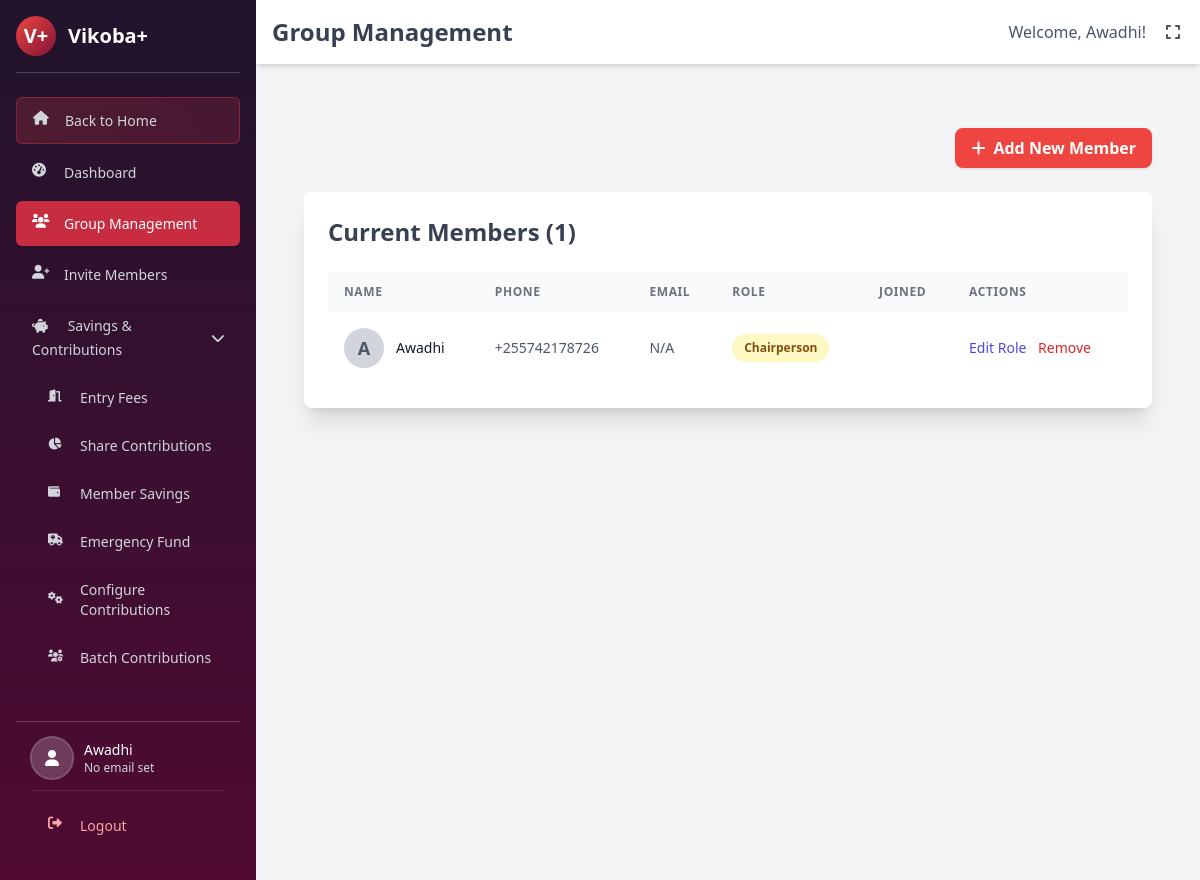
Screenshot of /dashboard/kikoba-admin/group-management/ (signed in) with the database file from the repository.
### registration/models.py (models this page shows, shortened)
class User(AbstractBaseUser, PermissionsMixin):
    ROLE_CHOICES = (
        ('admin', 'Admin'),
        ('member', 'Member'),
        ('kikoba_admin', 'Kikoba Admin'),
        ('accountant', 'Accountant'),
    )
    phone_number = models.CharField(max_length=15, unique=True) # This is the USERNAME_FIELD
    name = models.CharField(max_length=255)
    email = models.EmailField(max_length=255, blank=True, null=True)
    role = models.CharField(max_length=15, choices=ROLE_CHOICES, default='member')
    nida_number = models.CharField(max_length=30, blank=True, null=True, unique=True, help_text="National ID number, if available.")
    phone_number_verified = models.BooleanField(default=False)
    profile_photo = models.ImageField(upload_to='profile_photos/', blank=True, null=True)
    verification_method = models.CharField(max_length=50, blank=True, null=True, help_text="e.g., NIDA, PHONE_PHOTO_MEMBER_VERIFIED")
    verification_status = models.CharField(max_length=20, default='pending', help_text="e.g., pending, verified, rejected")
    date_joined = models.DateTimeField(default=timezone.now)
    is_active = models.BooleanField(default=True)
    is_staff = models.BooleanField(default=False)
    objects = UserManager()
    USERNAME_FIELD = 'phone_number'
    REQUIRED_FIELDS = ['name'] # For createsuperuser: name is required in addition to phone_number

### groups/models.py (models this page shows, shortened)
class KikobaMembership(models.Model): # Renamed from GroupMembership
    ROLE_CHOICES = (
        ('member', 'Member'),
        ('chairperson', 'Chairperson'),
        ('treasurer', 'Treasurer'),
        ('secretary', 'Secretary'),
        ('kikoba_admin', 'Kikoba Admin'),
        ('accountant', 'Accountant'),  # For managing loans and financial reports
    )
    kikoba = models.ForeignKey(Kikoba, on_delete=models.CASCADE, related_name='kikoba_memberships')
    user = models.ForeignKey(settings.AUTH_USER_MODEL, on_delete=models.CASCADE, related_name='user_kikoba_memberships')
    role = models.CharField(max_length=15, choices=ROLE_CHOICES, default='member')
    joined_at = models.DateTimeField(default=timezone.now)
    is_active = models.BooleanField(default=True)
    class Meta:
        unique_together = ('kikoba', 'user')

### dashboard/views.py (the view)
# urls.py: path('kikoba-admin/group-management/', views.group_management_view, name='group_management'),
@login_required
def group_management_view(request):
    admin_membership = KikobaMembership.objects.filter(user=request.user, role__in=['kikoba_admin', 'chairperson', 'treasurer'], is_active=True).select_related('kikoba').first()
    if not admin_membership:
        messages.error(request, "You do not have administrative access to manage groups.")
        return redirect('dashboard:home')
    current_kikoba = admin_membership.kikoba
    members = KikobaMembership.objects.filter(kikoba=current_kikoba, is_active=True).select_related('user')
    context = {
        'page_title': 'Group Management',
        'current_kikoba': current_kikoba,
        'members': members,
    }
    return render(request, 'dashboard/group_management.html', context)

### dashboard/templates/dashboard/group_management.html (shortened to what this page needs)
{% extends "dashboard/base_dashboard_new.html" %}
{% load static %}
{% block page_title %}{{ page_title|default:"Group Management" }}{% endblock %}
{% block dashboard_content %}
<div class="container mx-auto px-4 py-8">
    <div class="mb-6 flex justify-end">
        <button id="open-add-member-modal-button" class="bg-bright-red hover:bg-ruby-red text-white font-bold py-2 px-4 rounded-lg shadow hover:shadow-md transition-all duration-150">
            <i class="fas fa-plus mr-2"></i>Add New Member
        </button>
    </div>
    <div class="bg-white shadow-xl rounded-lg p-6">
        <div class="flex justify-between items-center mb-6">
            <h2 class="text-2xl font-semibold text-gray-700">Current Members ({{ members|length }})</h2>
        </div>
        <div class="overflow-x-auto">
            <table class="min-w-full bg-white">
                <thead class="bg-gray-50">
                    <tr>
                        <th class="py-3 px-4 text-left text-xs font-semibold text-gray-500 uppercase tracking-wider">Name</th>
                        <th class="py-3 px-4 text-left text-xs font-semibold text-gray-500 uppercase tracking-wider">Phone</th>
                        <th class="py-3 px-4 text-left text-xs font-semibold text-gray-500 uppercase tracking-wider">Email</th>
                        <th class="py-3 px-4 text-left text-xs font-semibold text-gray-500 uppercase tracking-wider">Role</th>
                        <th class="py-3 px-4 text-left text-xs font-semibold text-gray-500 uppercase tracking-wider">Joined</th>
                        <th class="py-3 px-4 text-left text-xs font-semibold text-gray-500 uppercase tracking-wider">Actions</th>
                    </tr>
                </thead>
                <tbody class="divide-y divide-gray-200">
                    {% for membership in members %}
                    <tr>
                        <td class="py-4 px-4 whitespace-nowrap">
                            <div class="flex items-center">
                                {% if membership.user.profile_photo %}
                                    <img class="h-10 w-10 rounded-full mr-3 object-cover" src="{{ membership.user.profile_photo.url }}" alt="{{ membership.user.name }}">
                                {% else %}
                                    <span class="h-10 w-10 rounded-full bg-gray-300 flex items-center justify-center text-gray-600 font-semibold mr-3 text-lg">
                                        {{ membership.user.name|slice:":1"|upper }}
                                    </span>
                                {% endif %}
                                <div class="text-sm font-medium text-gray-900">
                                    {{ membership.user.name }}
                                </div>
                            </div>
                        </td>
                        <td class="py-4 px-4 whitespace-nowrap text-sm text-gray-600">{{ membership.user.phone_number|default:"N/A" }}</td>
                        <td class="py-4 px-4 whitespace-nowrap text-sm text-gray-600">{{ membership.user.email|default:"N/A" }}</td>
                        <td class="py-4 px-4 whitespace-nowrap">
                            <span class="px-3 py-1 inline-flex text-xs leading-5 font-semibold rounded-full
                                {% if membership.role == 'kikoba_admin' %}bg-red-100 text-red-800
                                {% elif membership.role == 'chairperson' %}bg-yellow-100 text-yellow-800
                                {% elif membership.role == 'treasurer' %}bg-green-100 text-green-800
                                {% elif membership.role == 'secretary' %}bg-blue-100 text-blue-800
                                {% else %}bg-gray-100 text-gray-800{% endif %}">
                                {{ membership.get_role_display }}
                            </span>
                        </td>
                        <td class="py-4 px-4 whitespace-nowrap text-sm text-gray-600">{{ membership.date_joined|date:"d M Y" }}</td>
                        <td class="py-4 px-4 whitespace-nowrap text-sm font-medium space-x-2">
                            <a href="#" class="text-indigo-600 hover:text-indigo-900 hover:underline">Edit Role</a>
                            <a href="#" class="text-red-600 hover:text-red-900 hover:underline">Remove</a>
                        </td>
                    </tr>
                    {% empty %}
                    <tr>
                        <td colspan="6" class="py-6 px-4 text-center text-sm text-gray-500">No members found in this Kikoba.</td>
                    </tr>
                    {% endfor %}
                </tbody>
            </table>
        </div>
    </div>
</div>
{% endblock %}

### dashboard/templates/dashboard/base_dashboard_new.html (shortened to what this page needs)
<!DOCTYPE html>
{% load i18n %}
<html lang="{% get_current_language as LANGUAGE_CODE %}{{ LANGUAGE_CODE }}">
<head>
    {% load static i18n %}
    <script src="https://cdn.tailwindcss.com"></script>
    <link rel="stylesheet" href="https://cdnjs.cloudflare.com/ajax/libs/font-awesome/6.0.0-beta3/css/all.min.css">
</head>
<body class="bg-gray-100 font-sans leading-normal tracking-normal">
    <div class="flex min-h-screen relative">
        <aside id="sidebar" class="fixed inset-y-0 left-0 z-30 w-64 bg-gradient-to-b from-deep-purple to-dark-maroon text-white p-4 space-y-6
                                   lg:static lg:inset-0">
            <div class="flex items-center justify-between border-b border-white/20 pb-4">
                <a href="{% url 'dashboard:home' %}" class="text-xl font-bold text-white flex items-center">
                    <span class="flex-shrink-0 w-10 h-10 bg-gradient-logo rounded-full flex items-center justify-center mr-3 shadow-md">
                        <span class="text-white font-bold text-xl">V+</span>
                    </span>
                    <span>Vikoba+</span>
                </a>
            </div>
            <nav class="flex-1 space-y-1.5 overflow-y-auto" style="max-height: calc(100vh - 200px);">
                <a href="/" class="sidebar-link bg-gradient-to-r from-bright-red/20 to-ruby-red/20 hover:from-bright-red/30 hover:to-ruby-red/30 border border-ruby-red/50">
                    <i class="fas fa-home sidebar-icon"></i> Back to Home
                </a>
                <a href="{% url 'dashboard:home' %}" class="sidebar-link {% if request.path == '/dashboard/' or request.path == '/dashboard/home/' %}active{% endif %}">
                    <i class="fas fa-tachometer-alt sidebar-icon"></i> Dashboard
                </a>
                <a href="{% url 'dashboard:group_management' %}" class="sidebar-link module-nav-link {% if 'group-management' in request.path or request.resolver_match.url_name == 'group_management' %}active{% endif %}">
                    <i class="fas fa-users sidebar-icon"></i> Group Management
                </a>
                <a href="{% url 'dashboard:invite_member' %}" class="sidebar-link module-nav-link {% if 'invite-member' in request.path %}active{% endif %}">
                    <i class="fas fa-user-plus sidebar-icon"></i> Invite Members
                </a>
                  <div>
                    <button type="button" class="contributions-dropdown-toggle sidebar-link module-nav-link w-full text-left flex justify-between items-center cursor-pointer ">
                        <span>
                            <i class="fas fa-piggy-bank sidebar-icon"></i> Savings & Contributions
                        </span>
                        <i class="contributionsDropdownIcon fas fa-chevron-down transform transition-transform duration-200"></i>
                    </button>
                    <div class="contributionsDropdown mt-1 space-y-1 pl-4">
                        <a href="{% url 'dashboard:entry_fee_management' %}" class="sidebar-link text-sm {% if 'entry-fee' in request.path %}active{% endif %}">
                            <i class="fas fa-door-open sidebar-icon text-xs"></i> Entry Fees
                        </a>
                        <a href="{% url 'dashboard:share_contributions_management' %}" class="sidebar-link text-sm {% if 'share-contributions/' in request.path %}active{% endif %}">
                            <i class="fas fa-chart-pie sidebar-icon text-xs"></i> Share Contributions
                        </a>
                        <a href="{% url 'dashboard:savings_management' %}" class="sidebar-link text-sm {% if 'savings/' in request.path %}active{% endif %}">
                            <i class="fas fa-wallet sidebar-icon text-xs"></i> Member Savings
                        </a>
                        <a href="{% url 'dashboard:emergency_fund_management' %}" class="sidebar-link text-sm {% if 'emergency-fund/' in request.path %}active{% endif %}">
                            <i class="fas fa-ambulance sidebar-icon text-xs"></i> Emergency Fund
                        </a>
                         <a href="{% if current_kikoba %}{% url 'groups:kikoba_contribution_config' kikoba_id=current_kikoba.id %}{% else %}#{% endif %}" class="sidebar-link text-sm {% if 'configure-contributions' in request.path %}active{% endif %}">
                            <i class="fas fa-cogs sidebar-icon text-xs"></i> Configure Contributions
                        </a>
                        <a href="{% url 'dashboard:batch_contributions' %}" class="sidebar-link text-sm {% if 'batch-contributions' in request.path %}active{% endif %}">
                            <i class="fas fa-users-cog sidebar-icon text-xs"></i> Batch Contributions
                        </a>
                        <a href="{% url 'dashboard:csv_contributions_import' %}" class="sidebar-link text-sm {% if 'csv-import' in request.path %}active{% endif %}">
                        </a>
                    </div>
                </div>
            </nav>
            <div class="p-4 border-t border-white/20 mt-auto">
                {% if user.is_authenticated %}
                <div class="flex items-center mb-3 pb-3 border-b border-white/10">
                    <div class="w-10 h-10 rounded-full bg-white/20 flex items-center justify-center text-white mr-3 ring-2 ring-white/30">
                        {% if user.profile_photo %}
                            <img src="{{ user.profile_photo.url }}" alt="{{ user.name|default:'User' }}" class="w-full h-full rounded-full object-cover">
                        {% else %}
                            <i class="fas fa-user"></i>
                        {% endif %}
                    </div>
                    <div>
                        <p class="text-sm font-medium text-white">
                            {{ user.name|default:'User' }}
                        </p>
                        <p class="text-xs text-gray-300">{{ user.email|default:"No email set" }}</p>
                    </div>
                </div>
                <a href="{% url 'logout' %}" class="sidebar-link text-red-300 hover:bg-red-700/50 hover:text-red-100">
                    <i class="fas fa-sign-out-alt sidebar-icon"></i> Logout
                </a>
                {% else %}
                <a href="{% url 'login' %}" class="sidebar-link text-gray-300 hover:bg-gray-700/50 hover:text-white">
                    <i class="fas fa-sign-in-alt sidebar-icon"></i> Login
                </a>
                {% endif %}
            </div>
        </aside>
        <main class="flex-1 flex flex-col overflow-hidden">
            <header class="bg-white shadow-md p-4">
                <div class="flex justify-between items-center">
                    <h1 class="text-xl md:text-2xl font-semibold text-gray-700">{% block page_title %}Dashboard Overview{% endblock %}</h1>
                    <div class="flex items-center space-x-4">
                        <span class="text-gray-600 hidden sm:inline">Welcome, {{ user.name|default:'User' }}!</span>
                        <button id="fullscreen-toggle" class="text-gray-600 hover:text-ruby-red p-1" title="Toggle Fullscreen">
                            <i class="fas fa-expand"></i>
                        </button>
                    </div>
                </div>
            </header>
            <div class="flex-1 p-4 md:p-6 lg:p-8 overflow-y-auto" id="main-content-area">
                {% block dashboard_content %}{% endblock %}
            </div>
        </main>
    </div>
</body>
</html>

### dashboard/templates/dashboard/base_dashboard_new.html (style rules this page uses)
.bg-gradient-logo { background: linear-gradient(135deg, var(--bright-red, #EE4540), var(--burgundy, #801336)); }
.sidebar-link { display: flex; align-items: center; padding: 0.75rem 1rem; font-size: 0.875rem; font-weight: 500; border-radius: 0.375rem; transition: background-color 0.2s ease-in-out, color 0.2s ease-in-out; color: #d1d5db; }
.sidebar-link.active { background-color: #C72C41; color: #ffffff; box-shadow: 0 4px 6px -1px rgba(0,0,0,0.1), 0 2px 4px -1px rgba(0,0,0,0.06); }
.sidebar-icon { margin-right: 0.75rem; width: 1.25rem; height: 1.25rem; flex-shrink: 0; }

### rows the page displays
User: name "Awadhi", email "No email set"
KikobaMembership: user.name "A", user.name "Awadhi", user.phone_number "+255742178726", user.email "N/A", role "Chairperson"

### other values shown
{{ page_title|default:"Group Management" }} "Group Management"
{{ members|length }} "1"
